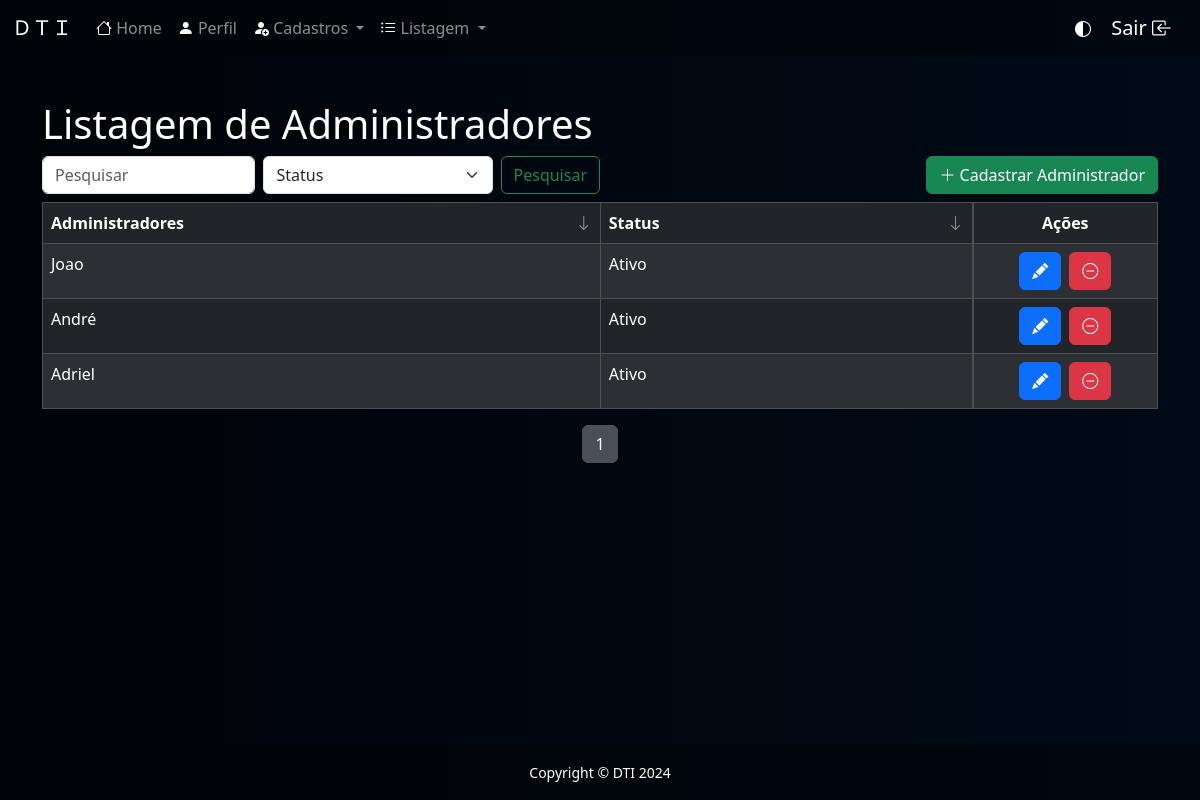
Page /listar/list-adm.php (signed in) on the earlier database version.
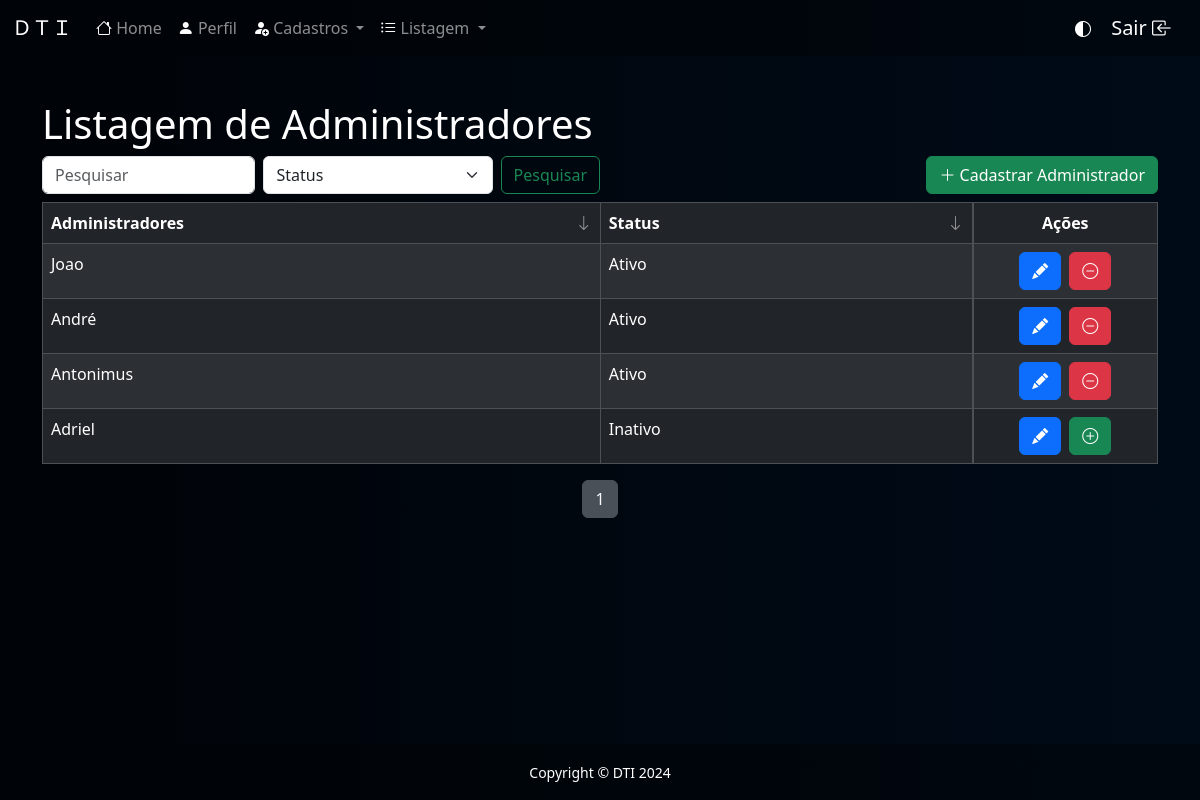
Same page on the later database version.
### tables this page shows
CREATE TABLE `usuario` (
  `id` int(11) NOT NULL,
  `nome` varchar(100) NOT NULL,
  `senha` varchar(100) NOT NULL,
  `status` int(1) NOT NULL,
  `nivel` int(1) NOT NULL
);

### listar/list-adm.php (the view, shortened to what this page needs)
<?php
    require_once('../conexao.php');
    $V_WHERE = "";
    $S_WHERE = "";
    $itens_por_pagina = 15;
    $pagina = isset($_GET['page']) ? $_GET['page'] : 1;
    $offset = ($pagina - 1) * $itens_por_pagina;
    $sql_count = "SELECT COUNT(*) AS total FROM usuario WHERE 1 = 1 " . $V_WHERE . $S_WHERE;
    $resultado_count = mysqli_query($conexao, $sql_count);
    $linha_count = mysqli_fetch_assoc($resultado_count);
    $total_registros = $linha_count['total'];
    $total_paginas = ceil($total_registros / $itens_por_pagina);
    $sort_col = isset($_GET['sort_col']) ? $_GET['sort_col'] : 2;
    $sort_order = isset($_GET['sort_order']) ? $_GET['sort_order'] : 'ASC';
    switch ($sort_col) {
        default:
            $sort_col = 'usuario.status';
    }
    $sql = "SELECT * FROM usuario
              WHERE 1 = 1 AND usuario.nivel = 2 " . $V_WHERE . $S_WHERE . "
              ORDER BY $sort_col $sort_order
              LIMIT $itens_por_pagina OFFSET $offset";
    $resultado = mysqli_query($conexao, $sql);
?>
<!DOCTYPE html>
<html lang="pt-br">
<head>
    <link href="https://cdn.jsdelivr.net/npm/bootstrap@5.3.3/dist/css/bootstrap.min.css" rel="stylesheet">
    <link rel="stylesheet" href="https://cdn.jsdelivr.net/npm/bootstrap-icons@1.11.3/font/bootstrap-icons.min.css">
</head>
<body>
    <?php require_once("../template/menu01.php") ?>
    <main class="container" style="margin-top: 100px;">
        <h1>Listagem de Administradores</h1>
        <div class="d-flex justify-content-between align-items-end mb-2">
            <form class="d-flex col-6" method="post" role="search">
                <input class="form-control me-2" type="search" name="search" placeholder="Pesquisar" aria-label="Search">
                <select class="form-select me-2" name="search-status" id="search-status">
                    <option selected value="">Status</option>
                </select>
                <button class="btn btn-outline-success" type="submit" name="pesquisar">Pesquisar</button>
            </form>
            <a href="../cadastro/cad-adm.php" class="btn btn-success"><i class="bi bi-plus-lg"></i> Cadastrar Administrador</a>
        </div>
        <table class="table table-dark table-striped table-bordered">
            <thead>
                <tr>
                    <th id="header0" onclick="sortTable(0)" class="sortable asc col-6">Administradores <i class="bi bi-arrow-down sort-icon"></th>
                    <th id="header0" onclick="sortTable(1)" class="sortable col-4">Status <i class="bi bi-arrow-down sort-icon"></th>
                    <th class="d-flex justify-content-center">Ações</th>
                </tr>
            </thead>
            <tbody>
                <?php
                    while ($linha = mysqli_fetch_array($resultado)) {
                        if ($linha['status'] == 1) {
                            $status = "Ativo";
                        } else {
                            $status = "Inativo";
                        }
                ?>
                <tr>
                    <td><?= $linha['nome'] ?></td>
                    <td><?= $status ?></td>
                    <td class="d-flex justify-content-center gap-2">
                        <abbr title="Editar"><a class="btn btn-primary" href="../editar/edit-usuario.php?id=<?= $linha['id'] ?>"><i class="bi bi-pencil-fill"></i></a></abbr>
                        <form method="post">
                            <?php if ($status == "Ativo"): ?>
                                <abbr title="Desativar">
                                    <button type="submit" name="desativar" class="btn btn-danger">
                                        <i class="bi bi-dash-circle"></i>
                                    </button>
                                </abbr>
                            <?php else: ?>
                                <abbr title="Ativar">
                                    <button type="submit" name="ativar" class="btn btn-success">
                                        <i class="bi bi-plus-circle"></i>
                                    </button>
                                </abbr>
                            <?php endif; ?>
                        </form>
                    </td>
                </tr>
                <?php } ?>
            </tbody>
        </table>
        <nav aria-label="Paginação">
            <ul class="pagination justify-content-center">
                <?php for ($i = 1; $i <= $total_paginas; $i++): ?>
                    <li class="page-item <?= ($pagina == $i) ? 'active' : '' ?>"><a class="page-link" href="?page=<?= $i ?>"><?= $i ?></a></li>
                <?php endfor; ?>
            </ul>
        </nav>
    </main>
    <?php require_once("../template/rodape01.php") ?>
</body>
</html>

Differences in the rows shown:
added usuario: nome "Antonimus", status "Ativo"
changed usuario "Adriel": status "Ativo" → "Inativo"
